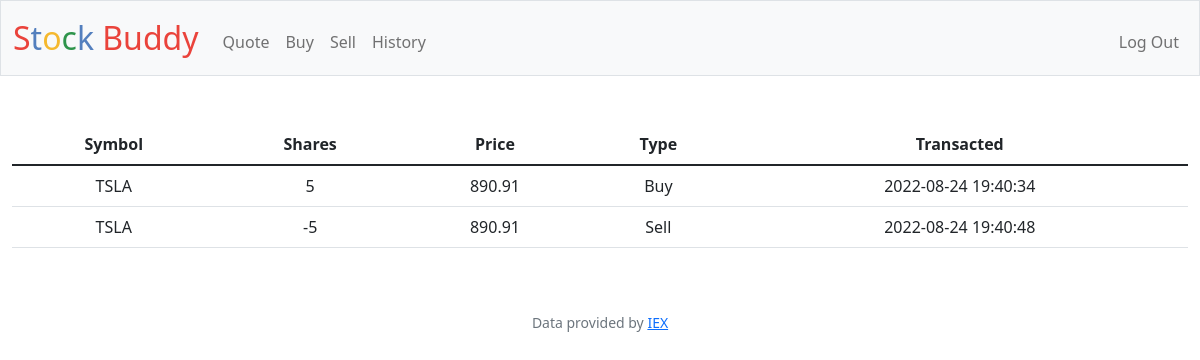
Page /history (signed in) on the committed database.
### tables this page shows
CREATE TABLE 'transactions' ('id' INTEGER PRIMARY KEY AUTOINCREMENT NOT NULL, 'user_id' INTEGER NOT NULL, 'stock' TEXT NOT NULL, 'price' REAL NOT NULL, 'shares' INTEGER NOT NULL, 'date' TEXT NOT NULL, 'time' TEXT NOT NULL, 'type'  TEXT NOT NULL  );

### app.py (the view)
@app.route("/history")
@login_required
def history():
    data = db.execute("SELECT stock,price,shares,date,time,type FROM transactions WHERE user_id = ?",session["user_id"])
    return render_template("history.html",data=data)

### app.py (called while the page is built)
@app.after_request
def after_request(response):
    response.headers["Cache-Control"] = "no-cache, no-store, must-revalidate"
    response.headers["Expires"] = 0
    response.headers["Pragma"] = "no-cache"
    return response

### helpers.py (called while the page is built)
def login_required(f):
    @wraps(f)
    def decorated_function(*args, **kwargs):
        if session.get("user_id") is None:
            return redirect("/login")
        return f(*args, **kwargs)
    return decorated_function

### templates/history.html (shortened to what this page needs)
{% extends "layout.html" %}
{% block main %}
        {% if data %}
        <table class="table">
            <thead>
                <tr>
                    <th >Symbol</th>
                    <th >Shares</th>
                    <th >Price</th>
                    <th >Type</th>
                    <th >Transacted</th>
                </tr>
            </thead>
            <tbody>
                {% for row in data %}
                <tr>
                    <td> {{row["stock"]}}</td>
                    <td> {{row["shares"]}}</td>
                    <td> {{row["price"]}}</td>
                    <td> {{row["type"]}}</td>
                    <td> {{row["date"]}} {{row["time"]}}</td>
                </tr>
                {% endfor %}
            </tbody>
        </table>
        {% else %}
        <h1> NO TRANSACTIONS YET!</h1>
        {% endif %}
{% endblock %}

### rows in the picture
transactions: stock "TSLA", shares "5", price "890.91", type "Buy", date "2022-08-24", time "19:40:34"
transactions: stock "TSLA", shares "-5", price "890.91", type "Sell", date "2022-08-24", time "19:40:48"
